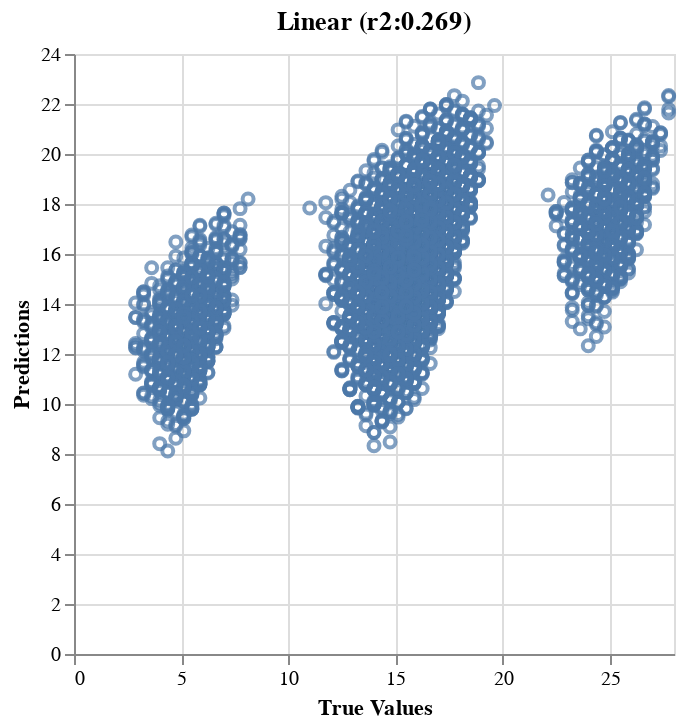
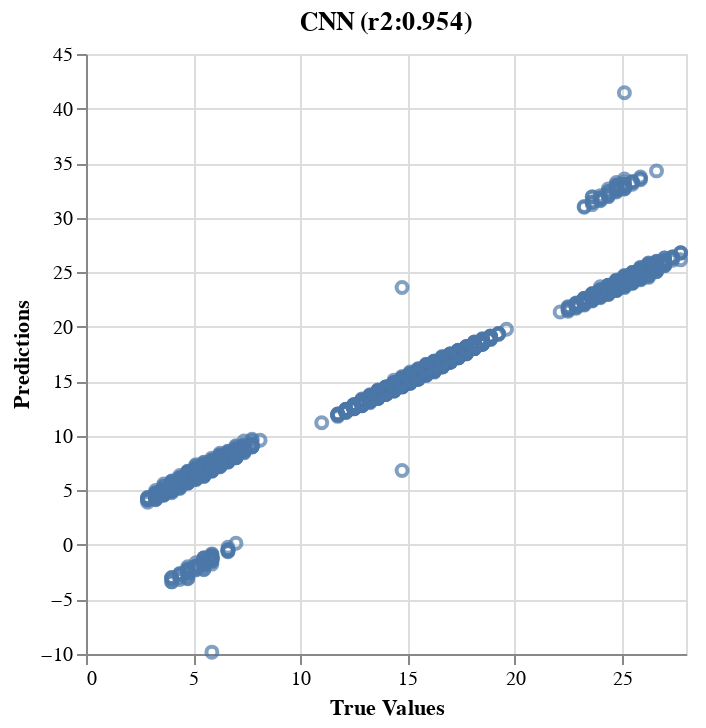

Here is the notebook cell these charts were saved with, in order:
### Markdown cell above
But the CNN isn't perfect. We could probably train it longer or adjust the hyperparameters, but the goal here isn't perfection - this is a very simple task relative to actual regulatory grammars. Instead, I thought it would be interesting to use the Altair visualization library to interactively inspect which sequences the models get wrong:

### Code cell
alt.data_transformers.disable_max_rows() # disable altair warning
parity_pred(models, seqs, oracle,alt=True)

### Figure 1 — Vega-Lite specification as saved in the notebook (floating-point values rounded to 4 significant figures; data arrays with more than 128 entries replaced by an {"elided": "..."} marker saying what was removed)
{"config": {"view": {"continuousWidth": 300, "continuousHeight": 300}}, "data": {"name": "data-a6ec3042a96e2955ab39011ab9dd3b53"}, "mark": {"type": "point"}, "encoding": {"tooltip": [{"field": "seq", "type": "nominal"}], "x": {"field": "truth", "title": "True Values", "type": "quantitative"}, "y": {"field": "pred", "title": "Predictions", "type": "quantitative"}}, "title": "Linear (r2:0.269)", "$schema": "https://vega.github.io/schema/vega-lite/v5.20.1.json", "datasets": {"data-a6ec3042a96e2955ab39011ab9dd3b53": {"elided": "13108 records"}}}

### Figure 2 — Vega-Lite specification as saved in the notebook (floating-point values rounded to 4 significant figures; data arrays with more than 128 entries replaced by an {"elided": "..."} marker saying what was removed)
{"config": {"view": {"continuousWidth": 300, "continuousHeight": 300}}, "data": {"name": "data-121eea46fb45f91f2bd219aab33b42de"}, "mark": {"type": "point"}, "encoding": {"tooltip": [{"field": "seq", "type": "nominal"}], "x": {"field": "truth", "title": "True Values", "type": "quantitative"}, "y": {"field": "pred", "title": "Predictions", "type": "quantitative"}}, "title": "CNN (r2:0.954)", "$schema": "https://vega.github.io/schema/vega-lite/v5.20.1.json", "datasets": {"data-121eea46fb45f91f2bd219aab33b42de": {"elided": "13108 records"}}}
